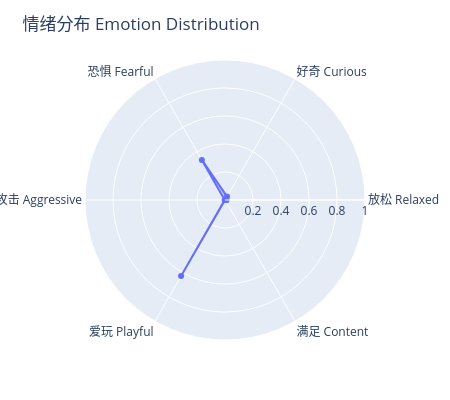

Notebook cell for this chart:
### Code cell
# Test Module C: CLIP emotion classification
from src.emotion import EmotionClassifier

print("Testing CLIP emotion classification...")
classifier = EmotionClassifier()

if detections:
    crop = detections[0]["crop"]
    emotions = classifier.classify(crop, strategy="descriptive")
    
    print("\nEmotion distribution:")
    for emotion, prob in sorted(emotions.items(), key=lambda x: x[1], reverse=True):
        bar = "█" * int(prob * 40)
        print(f"  {emotion:12s}: {prob:.1%} {bar}")
    
    # Radar chart
    from src.utils import make_radar_chart
    fig = make_radar_chart(emotions)
    fig.show()

### Figure 1 — Plotly figure (JSON) as saved in the notebook; plotly's stock layout.template omitted (floating-point values rounded to 4 significant figures)
{"data": [{"fill": "toself", "fillcolor": "rgba(99, 110, 250, 0.3)", "line": {"color": "rgb(99, 110, 250)", "width": 2}, "marker": {"size": 6}, "r": [0.01046, 0.02888, 0.3306, 0.002228, 0.6274, 0.0005374, 0.01046], "theta": ["放松 Relaxed", "好奇 Curious", "恐惧 Fearful", "攻击 Aggressive", "爱玩 Playful", "满足 Content", "放松 Relaxed"], "type": "scatterpolar"}], "layout": {"height": 400, "margin": {"b": 60, "l": 60, "r": 60, "t": 60}, "polar": {"radialaxis": {"range": [0, 1], "tickvals": [0.2, 0.4, 0.6, 0.8, 1], "visible": true}}, "showlegend": false, "title": {"text": "情绪分布 Emotion Distribution"}, "width": 450}}
